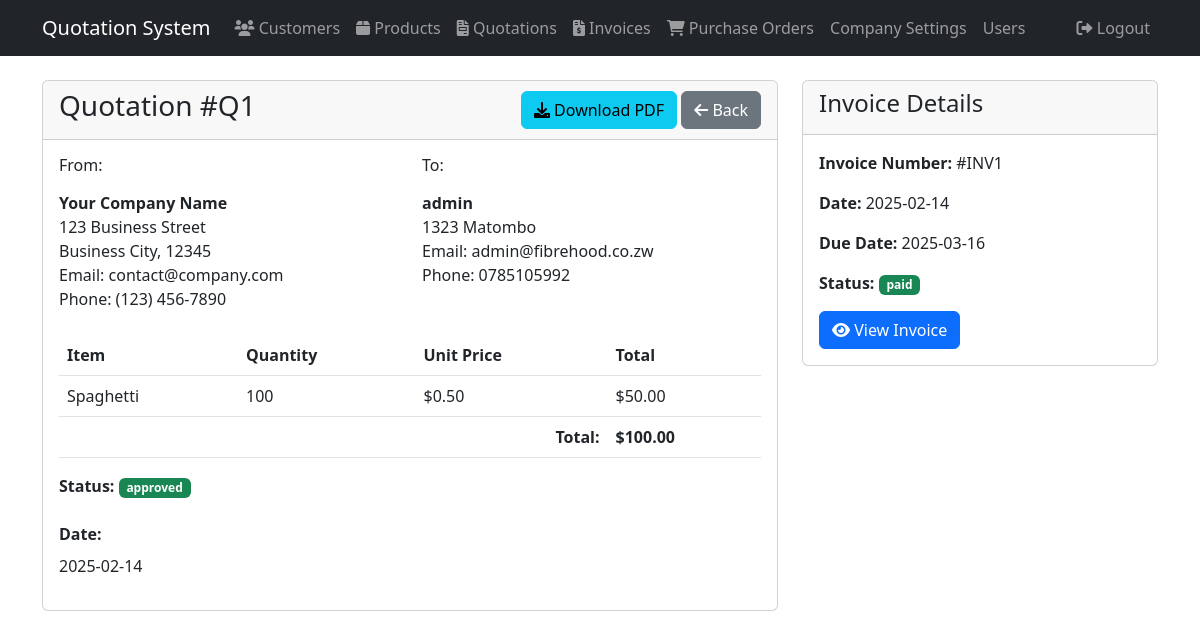
/quotations/1 (signed in), run on the app's committed database.
### models.py (models this page shows)
class Quotation(db.Model):
    id = db.Column(db.Integer, primary_key=True)
    date = db.Column(db.Date, nullable=False)
    customer_id = db.Column(db.Integer, db.ForeignKey('customer.id'), nullable=False)
    customer = db.relationship('Customer', backref=db.backref('quotations', lazy=True))
    status = db.Column(db.String(20), nullable=False, default='pending')
    total = db.Column(db.Float, nullable=False, default=0.0)
    company_id = db.Column(db.Integer, db.ForeignKey('company.id'), nullable=False)
    company = db.relationship('Company', backref=db.backref('quotations', lazy=True))

class Customer(db.Model):
    id = db.Column(db.Integer, primary_key=True)
    name = db.Column(db.String(100), nullable=False)
    email = db.Column(db.String(120), nullable=False)
    phone = db.Column(db.String(50), nullable=False)
    address = db.Column(db.Text, nullable=True)
    company_id = db.Column(db.Integer, db.ForeignKey('company.id'), nullable=False)
    company = db.relationship('Company', backref=db.backref('customers', lazy=True))

class QuotationItem(db.Model):
    id = db.Column(db.Integer, primary_key=True)
    quotation_id = db.Column(db.Integer, db.ForeignKey('quotation.id'), nullable=False)
    quotation = db.relationship('Quotation', backref=db.backref('items', lazy=True))
    product_id = db.Column(db.Integer, db.ForeignKey('product.id'), nullable=False)
    product = db.relationship('Product')
    quantity = db.Column(db.Integer, nullable=False)
    unit_price = db.Column(db.Float, nullable=False)
    total = db.Column(db.Float, nullable=False)

class Product(db.Model):
    id = db.Column(db.Integer, primary_key=True)
    name = db.Column(db.String(100), nullable=False)
    description = db.Column(db.Text, nullable=True)
    unit_price = db.Column(db.Float, nullable=False)
    company_id = db.Column(db.Integer, db.ForeignKey('company.id'), nullable=False)
    company = db.relationship('Company', backref=db.backref('products', lazy=True))

class Invoice(db.Model):
    id = db.Column(db.Integer, primary_key=True)
    date = db.Column(db.Date, nullable=False)
    quotation_id = db.Column(db.Integer, db.ForeignKey('quotation.id'), nullable=False)
    quotation = db.relationship('Quotation', backref=db.backref('invoice', uselist=False))
    status = db.Column(db.String(20), nullable=False, default='unpaid')
    due_date = db.Column(db.Date, nullable=False)
    paid = db.Column(db.Boolean, default=False)
    total = db.Column(db.Float, nullable=False, default=0.0)
    company_id = db.Column(db.Integer, db.ForeignKey('company.id'), nullable=False)
    company = db.relationship('Company', backref=db.backref('invoices', lazy=True))

### app.py (the view)
@app.route('/quotations/<int:id>')
@login_required
def view_quotation(id):
    quotation = Quotation.query.filter_by(id=id, company_id=current_user.company_id).first_or_404()
    return render_template('quotations/view.html', quotation=quotation)

### app.py (called while the page is built)
@login_manager.user_loader
def load_user(user_id):
    return User.query.get(int(user_id))

### templates/quotations/view.html (shortened to what this page needs)
{% extends "base.html" %}
{% block content %}
<div class="row">
    <div class="col-md-8">
        <div class="card">
            <div class="card-header d-flex justify-content-between align-items-center">
                <h3>Quotation #Q{{ quotation.id }}</h3>
                <div>
                    <a href="{{ url_for('download_quotation', id=quotation.id) }}" class="btn btn-info">
                        <i class="fas fa-download"></i> Download PDF
                    </a>
                    <a href="{{ url_for('list_quotations') }}" class="btn btn-secondary">
                        <i class="fas fa-arrow-left"></i> Back
                    </a>
                </div>
            </div>
            <div class="card-body">
                <div class="row mb-4">
                    <div class="col-sm-6">
                        <h6 class="mb-3">From:</h6>
                        <div>
                            <strong>Your Company Name</strong>
                        </div>
                        <div>123 Business Street</div>
                        <div>Business City, 12345</div>
                        <div>Email: contact@company.com</div>
                        <div>Phone: (123) 456-7890</div>
                    </div>
                    <div class="col-sm-6">
                        <h6 class="mb-3">To:</h6>
                        <div>
                            <strong>{{ quotation.customer.name }}</strong>
                        </div>
                        <div>{{ quotation.customer.address or 'N/A' }}</div>
                        <div>Email: {{ quotation.customer.email or 'N/A' }}</div>
                        <div>Phone: {{ quotation.customer.phone or 'N/A' }}</div>
                    </div>
                </div>
                <div class="table-responsive">
                    <table class="table">
                        <thead>
                            <tr>
                                <th>Item</th>
                                <th>Quantity</th>
                                <th>Unit Price</th>
                                <th>Total</th>
                            </tr>
                        </thead>
                        <tbody>
                            {% for item in quotation.items %}
                            <tr>
                                <td>{{ item.product.name }}</td>
                                <td>{{ item.quantity }}</td>
                                <td>${{ "%.2f"|format(item.unit_price) }}</td>
                                <td>${{ "%.2f"|format(item.unit_price * item.quantity) }}</td>
                            </tr>
                            {% endfor %}
                        </tbody>
                        <tfoot>
                            <tr>
                                <td colspan="3" class="text-end fw-bold">Total:</td>
                                <td class="fw-bold">${{ "%.2f"|format(quotation.total) }}</td>
                            </tr>
                        </tfoot>
                    </table>
                </div>
                <div class="row">
                    <div class="col-lg-4 col-sm-5">
                        <div class="mb-3">
                            <label class="form-label fw-bold">Status:</label>
                            <span class="badge bg-{{ 'success' if quotation.status == 'approved' else 'warning' }}">
                                {{ quotation.status }}
                            </span>
                        </div>
                        <div class="mb-3">
                            <label class="form-label fw-bold">Date:</label>
                            <div>{{ quotation.date.strftime('%Y-%m-%d') }}</div>
                        </div>
                    </div>
                </div>
            </div>
        </div>
    </div>
    <div class="col-md-4">
        {% if quotation.invoice %}
        <div class="card">
            <div class="card-header">
                <h4>Invoice Details</h4>
            </div>
            <div class="card-body">
                <p><strong>Invoice Number:</strong> #INV{{ quotation.invoice.id }}</p>
                <p><strong>Date:</strong> {{ quotation.invoice.date.strftime('%Y-%m-%d') }}</p>
                <p><strong>Due Date:</strong> {{ quotation.invoice.due_date.strftime('%Y-%m-%d') }}</p>
                <p>
                    <strong>Status:</strong>
                    <span class="badge bg-{{ 'success' if quotation.invoice.status == 'paid' else 'warning' }}">
                        {{ quotation.invoice.status }}
                    </span>
                </p>
                <a href="{{ url_for('view_invoice', id=quotation.invoice.id) }}" class="btn btn-primary">
                    <i class="fas fa-eye"></i> View Invoice
                </a>
            </div>
        </div>
        {% endif %}
    </div>
</div>
{% endblock %}

### data on the page
Quotation: id "1", total "100.00", status "approved", date "2025-02-14"
Customer: customer.name "admin", customer "1323 Matombo", customer "admin@fibrehood.co.zw", customer "0785105992"
QuotationItem: product.name "Spaghetti", quantity "100", unit_price "0.50", item.unit_price*item.quantity "50.00"
Invoice: invoice.id "1", invoice "2025-02-14", invoice.due_date "2025-03-16", invoice.status "paid"
